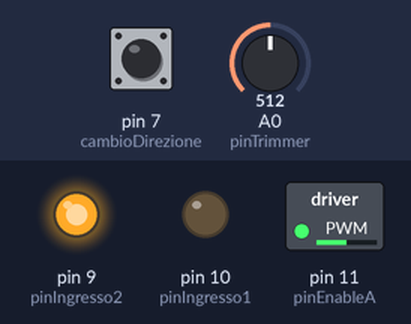
The sketch below on a simulated Arduino Uno, built with avr-gcc and run on an emulated ATmega328P. Parts: switched loads named in the sketch (green lamp = pin HIGH), output pins drawn as LEDs (lit = HIGH). The inputs (shaded band) are chosen by the test bench; at power-on: A0 (pinTrimmer) = 512, pin 7 (cambioDirezione) HIGH.

Above: at 1.2 s.
1.3 s: A0 (pinTrimmer) set to 716
At 1.6 s:
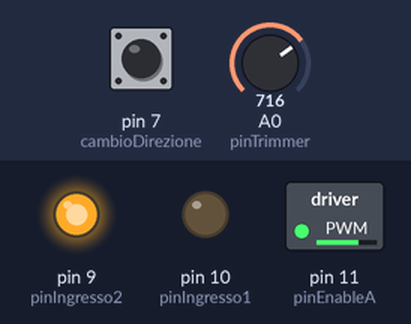
2.8 s: pin 7 (cambioDirezione) pulled LOW for 0.15 s
At 2.87 s:
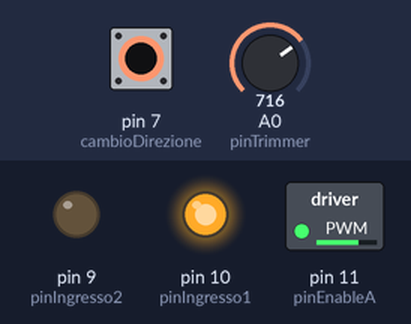
4.4 s: A0 (pinTrimmer) set to 900
At 5.2 s:
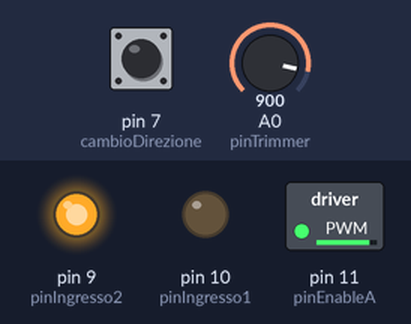
5.9 s: pin 7 (cambioDirezione) pulled LOW for 1 s
At 6.3 s:
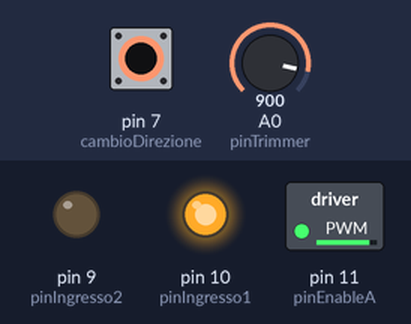
8.4 s: A0 (pinTrimmer) set to 122
At 9.4 s:
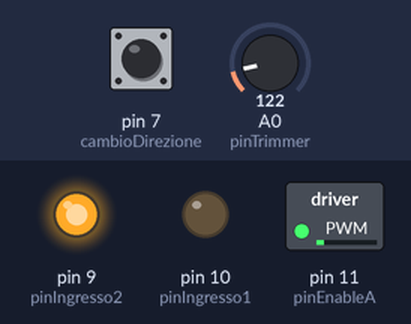
9.9 s: pin 7 (cambioDirezione) pulled LOW for 0.15 s
At 9.97 s:
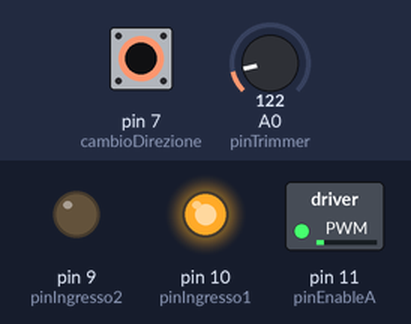
Timing chart, 0 to 12.5 s (numbered marks = the images above; inputs shaded):
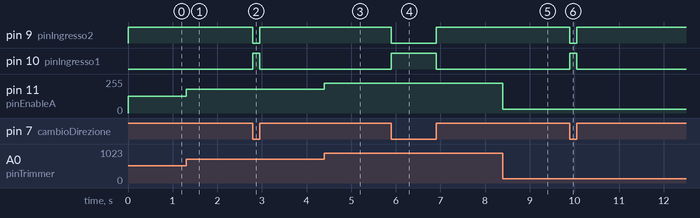

The sketch:

sketch48.ino
```cpp
/* Prof. Michele Maffucci
   19.04.2014

   Utilizzo del ponte H L293D
   per pilotare mediante pulsante e trimmer
   direzione e velocita' di rotazione
   di un motorino in CC

   Collegamenti
   L293D > Arduino

   pin 1: pin 11
   pin 2: pin 10
   pin 3: motore
   pin 4 - pin 5 - pin 12 - pin 13: GND
   pin 6: motore
   pin 7: pin 9
   pin 8: Vin
   pin 9 - pin 16: +Vcc
*/

const int pinEnableA = 11;       // collegato al pin 1 dell'L293D
const int pinIngresso1 = 10;     // collegato al pin 2 dell'L293D
const int pinIngresso2 = 9;      // collegato al pin 7 dell'L293D
const int cambioDirezione = 7;   // collegato al pulsante
const int pinTrimmer = 0;        // collegato al trimmer

void setup()
{
  pinMode(pinIngresso1, OUTPUT);  // pin di controllo senso di rotazione - motore 1
  pinMode(pinIngresso2, OUTPUT);  // pin di controllo senso di rotazione - motore 1
  pinMode(pinEnableA, OUTPUT);    // pin enable - motore 1
  pinMode(cambioDirezione, INPUT_PULLUP); // abilitazione della resistenza di pull-up
}

void loop()
{
  int velocita = analogRead(pinTrimmer);                // lettura dell'impostazione dal trimmer
  int velocitaMotore = map(velocita, 0, 1023, 0, 255);  // rimappiamo i valori in un intervallo idoneo per il PWM
  boolean retromarcia = digitalRead(cambioDirezione);   // viene conservato il valore imposto dal pulsante
  impostaMotore(velocitaMotore, retromarcia);           // funzione che imposta velocita' e direzione del motore
}

void impostaMotore(int velocita, boolean retromarcia)
{
  analogWrite(pinEnableA, velocita);                    // viene passato il valore del PWM
  digitalWrite(pinIngresso1, ! retromarcia);            // inversione di marcia
  digitalWrite(pinIngresso2, retromarcia);              // inversione di marcia
}
```

Measured:
- after the input at 1.3 s, pin 11 (pinEnableA): 127/255 → 178/255 at once
- after the input at 2.8 s, pin 9 (pinIngresso2): HIGH → LOW at once, → HIGH 0.15 s later; pin 10 (pinIngresso1): LOW → HIGH at once, → LOW 0.15 s later
- after the input at 4.4 s, pin 11 (pinEnableA): 178/255 → 224/255 at once
- after the input at 5.9 s, pin 9 (pinIngresso2): HIGH → LOW at once, → HIGH 1.0 s later; pin 10 (pinIngresso1): LOW → HIGH at once, → LOW 1.0 s later
- after the input at 8.4 s, pin 11 (pinEnableA): 224/255 → 30/255 at once
- after the input at 9.9 s, pin 9 (pinIngresso2): HIGH → LOW at once, → HIGH 0.15 s later; pin 10 (pinIngresso1): LOW → HIGH at once, → LOW 0.15 s later
